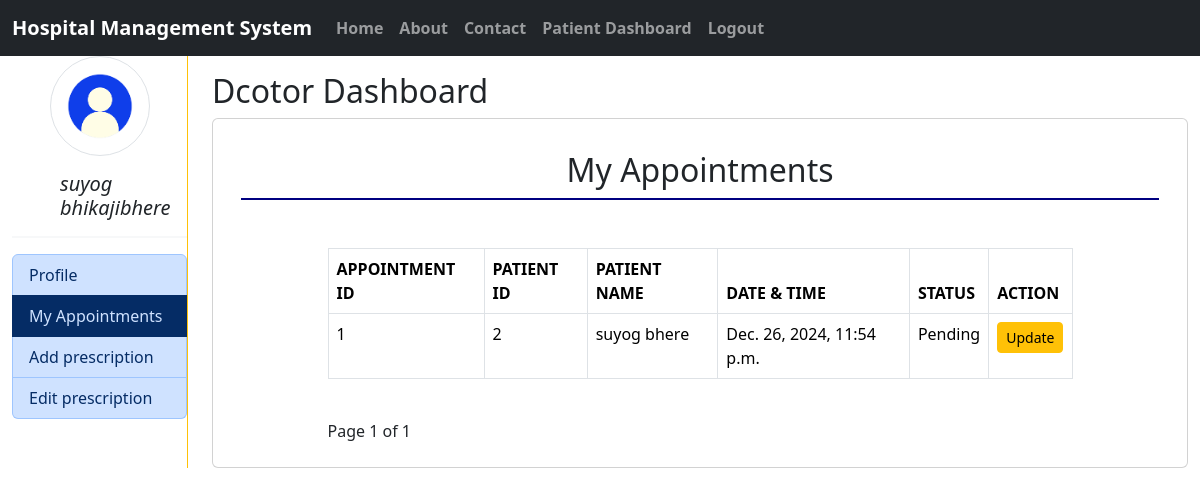
/hms_doctor/My_Appointment/ (signed in), run on an earlier commit of the app's database.
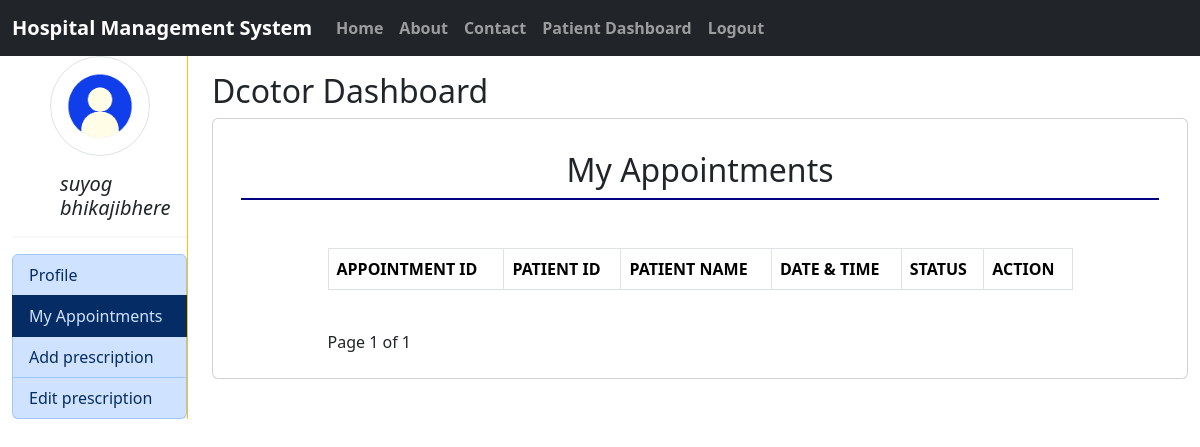
And on a later commit of the database.
### hms/models.py (models this page shows, shortened)
class Appointment(models.Model):
    Appointment_ID = models.AutoField(primary_key=True)
    Appointment_datetime = models.DateTimeField()
    Status = models.CharField(choices=Appointment_status, max_length=255,default='PENDING')
    P_ID = models.ForeignKey(Patient, on_delete=models.CASCADE)
    D_ID = models.ForeignKey(Doctor, on_delete=models.CASCADE)

class Patient(models.Model):
    user = models.OneToOneField(User, on_delete=models.CASCADE)
    P_ID = models.AutoField(primary_key=True)
    Address = models.CharField(max_length=255, null=True)
    def __str__(self):
        return f"{self.P_ID}"

class User(AbstractBaseUser,PermissionsMixin):
    first_name= models.CharField(max_length=250)
    last_name= models.CharField(max_length=250)
    email= models.EmailField(unique=True)
    mobile= models.CharField(max_length=10)
    is_active=models.BooleanField(default=True)
    is_staff=models.BooleanField(default=False)
    is_patient=models.BooleanField(default=False)
    is_doctor=models.BooleanField(default=False)
    gender = models.CharField(choices=Gender_choice,max_length=100)
    USERNAME_FIELD = 'email'
    REQUIRED_FIELDS = ['mobile']
    object = CustomUserManager()

### hms_doctor/views.py (the view)
# urls.py: path('My_Appointment/', views.My_Appointment,name='Doctor_My_Appointment'),
def My_Appointment(request):
    if not hasattr(request.user, 'doctor'):
        return HttpResponseForbidden("You are not autherized to view this page!!")
    doctor = get_object_or_404(Doctor, user= request.user)
    appointments = Appointment.objects.filter(D_ID = doctor).order_by('Appointment_datetime')
    paginator = Paginator(appointments, 10)  # 10 appointments per page
    page_number = request.GET.get('page')
    page_obj = paginator.get_page(page_number)
    return render(request, 'hms_doctor/my_appointment.html', locals())

### hms_doctor/templates/hms_doctor/my_appointment.html (shortened to what this page needs)
{% extends 'hms_doctor/doctor_index.html' %}
{% load static %}
{% block doctor  %}
<div>
    <h2>Dcotor Dashboard</h2>
    <div class="container card">
        <div class="card-body my-2 ">
            {% block DoctorHeading %}
            <h2 class="p-2 text-center" style="border-bottom: 2px solid navy;">My Appointments</h2>
            {% endblock DoctorHeading %}
        <div class="container mt-5 table-responsive">
            <div class="col-sm-10 mx-auto">
                <table class="table table-bordered table-hover">
                    <thead>
                        <tr>
                            <th>APPOINTMENT ID</th>
                            <th>PATIENT ID</th>
                            <th>PATIENT NAME</th>
                            <th>DATE & TIME</th>
                            <th>STATUS</th>
                            <th>ACTION</th>
                        </tr>
                    </thead>
                    <tbody>
                        {% for appointment in appointments %}
                            <tr>
                                <td>{{appointment.Appointment_ID}}</td>
                                <td>{{appointment.P_ID}}</td>
                                <td>{{appointment.P_ID.user.first_name}} {{appointment.P_ID.user.last_name}}</td>
                                <td>{{appointment.Appointment_datetime}}</td>
                                <td>{{appointment.Status}}</td>
                                <td>
                                    <div class="row">
                                        <div class="col-sm-4">
                                            <form action="{% url 'Update_Appointment' appointment.Appointment_ID  %}" method="GET">
                                                <input type="submit" value="Update" class="btn btn-warning btn-sm">
                                            </form>
                                        </div>
                                    </div>
                                </td>
                            </tr>
                        {% endfor %}
                    </tbody>
                </table>
                <br>
                <div>
                    <span>Page {{ page_obj.number }} of {{ page_obj.paginator.num_pages }}</span>
                </div>
            </div>
        </div>
        </div>
    </div>
</div>
{% endblock doctor %}

What changed in the data, as far as the page shows it:
no longer on this page (row edited): Appointment: Appointment_ID "1", P_ID "2", P_ID.user.first_name "suyog", P_ID.user.last_name "bhere", Appointment_datetime "Dec. 26, 2024, 11:54 p.m.", Status "Pending"
